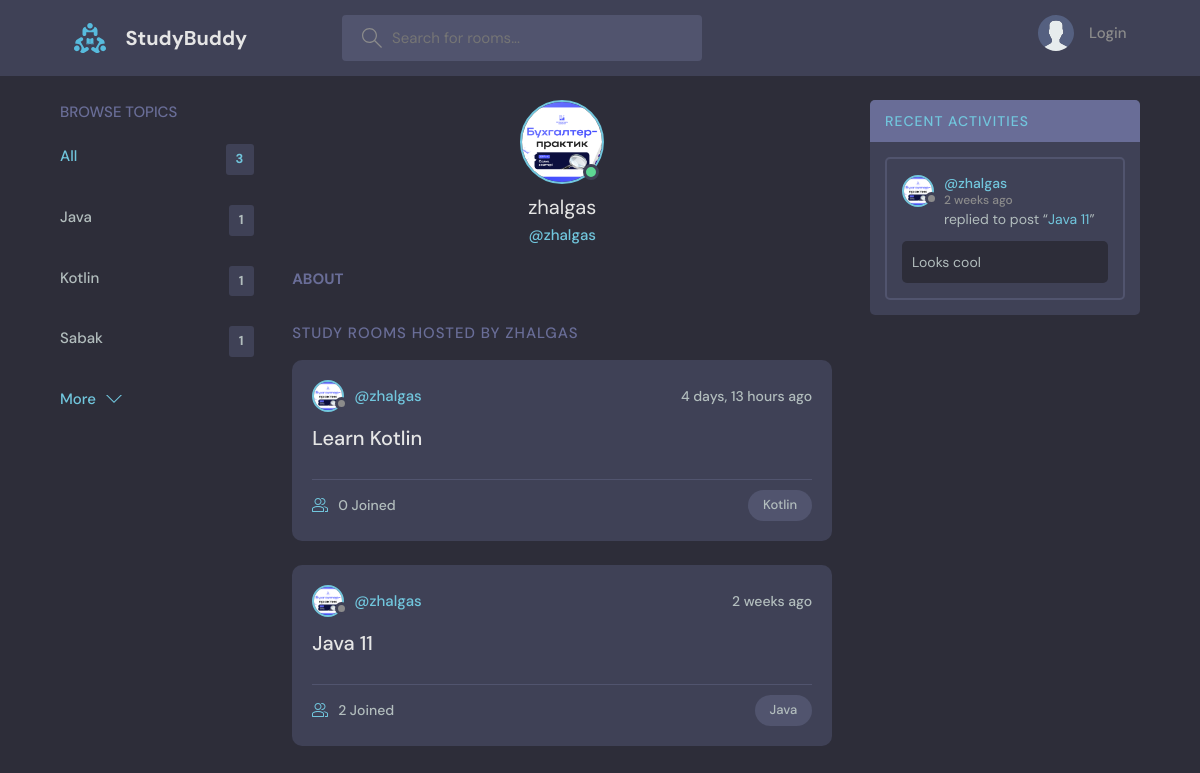
Page /profile/1/ on the committed database.
### baseapp/models.py (models this page shows, shortened)
class Topic(models.Model):
    name = models.CharField(max_length = 200)
    approved = models.BooleanField(default = False)

class User(AbstractUser):
    name = models.CharField(null = True, max_length = 255)
    email = models.EmailField(null = True, unique = True)
    bio = models.TextField(null = True)
    avatar = models.ImageField(null = True, default = "avatar.svg")
    USERNAME_FIELD = 'email'
    REQUIRED_FIELDS = []

class Room(models.Model):
    host = models.ForeignKey(User, on_delete = SET_NULL, null = True)
    topic = models.ForeignKey(Topic, on_delete = models.SET_NULL, null = True)
    name = models.CharField(max_length = 200)
    description = models.TextField(null = True, blank = True)
    participants = models.ManyToManyField(User, related_name = 'participants', blank = True)
    updated = models.DateTimeField(auto_now = True)
    created = models.DateTimeField(auto_now_add = True)
    approved = models.BooleanField(default = False)
    class Meta:
        ordering = ['-updated', '-created']
    def __str__(self):
        return self.name

class Message(models.Model):
    user = models.ForeignKey(User, on_delete = models.CASCADE)
    room = models.ForeignKey(Room, on_delete = models.CASCADE)
    body = models.TextField()
    updated = models.DateTimeField(auto_now = True)
    created = models.DateTimeField(auto_now_add = True)
    class Meta:
        ordering = ['-updated', '-created']

### baseapp/views.py (the view)
# urls.py: path('profile/<str:pk>/', views.userProfile, name = 'user-profile'),
def userProfile(request, pk):
    user = User.objects.get(id = pk)
    rooms = user.room_set.all()
    room_messages = user.message_set.all()
    topics = Topic.objects.all()
    context = {'user': user, 'rooms': rooms, 'room_messages': room_messages, 'topics': topics}
    return render(request, 'baseapp/profile.html', context)

### baseapp/templates/baseapp/profile.html (shortened to what this page needs)
{% extends 'main.html' %}
{% block content %}
  <main class="profile-page layout layout--3">
    <div class="container">
        {% include 'baseapp/topics_component.html' %}
      <div class="roomList">
        <div class="profile">
          <div class="profile__avatar">
            <div class="avatar avatar--large active">
              <img src="{{ user.avatar.url }}" />
            </div>
          </div>
          <div class="profile__info">
            <h3>{{ user.name }}</h3>
            <p>@{{ user.username }}</p>
          </div>
          <div class="profile__about">
            <h3>About</h3>
          </div>
        </div>
        <div class="roomList__header">
          <div>
            <h2>Study Rooms Hosted by {{ user.name }}
            </h2>
          </div>
        </div>
        {% include 'baseapp/feeds_component.html' %}
      </div>
      {% include 'baseapp/activity_component.html' %}
    </div>
  </main>
{% endblock content %}

### baseapp/templates/baseapp/topics_component.html
<div class="topics">
  <div class="topics__header">
    <h2>Browse Topics</h2>
  </div>
  <ul class="topics__list">
    <li>
      <a href="{% url 'home' %}" class="active">All <span>{{ topics.count }}</span></a>
    </li>
      {% for topic in topics %}
    <li>
      <a href="{% url 'home' %}?q={{ topic.name }}">{{ topic.name }} <span>{{ topic.room_set.all.count }}</span></a>
    </li>
{% endfor %}
  </ul>
  <a class="btn btn--link" href="{% url 'topics' %}">
    More
    <svg version="1.1" xmlns="http://www.w3.org/2000/svg" width="32" height="32" viewBox="0 0 32 32">
      <title>chevron-down</title>
      <path d="M16 21l-13-13h-3l16 16 16-16h-3l-13 13z"></path>
    </svg>
  </a>
</div>

### baseapp/templates/baseapp/feeds_component.html (shortened to what this page needs)
{%  for room in rooms %}
<div class="roomListRoom">
    <div class="roomListRoom__header">
      <a href="{% url 'user-profile' room.host.id %}" class="roomListRoom__author">
        <div class="avatar avatar--small">
          <img src="{{ room.host.avatar.url }}" />
        </div>
        <span>@{{ room.host.username }}</span>
      </a>
      <div class="roomListRoom__actions">
        <span>{{ room.created|timesince }} ago</span>
      </div>
    </div>
    <div class="roomListRoom__content">
      <a href="{% url 'room' room.id %}">{{ room.name }}</a>
    </div>
    <div class="roomListRoom__meta">
      <a href="{% url 'room' room.id %}" class="roomListRoom__joined">
        {{ room.participants.all.count }} Joined
      </a>
      <p class="roomListRoom__topic">{{ room.topic.name }}</p>
    </div>
</div>
{% endfor %}

### baseapp/templates/baseapp/activity_component.html (shortened to what this page needs)
<div class="activities">
  <div class="activities__header">
    <h2><a href="{% url 'activity' %}">Recent Activities</a></h2>
  </div>
    {% for message in room_messages %}
  <div class="activities__box">
    <div class="activities__boxHeader roomListRoom__header">
      <a href="{% url 'user-profile' message.user.id %}" class="roomListRoom__author">
        <div class="avatar avatar--small">
          <img src="{{ message.user.avatar.url }}" />
        </div>
        <p>
          @{{ message.user.username }}
          <span>{{ message.created|timesince }} ago</span>
        </p>
      </a>
    </div>
    <div class="activities__boxContent">
      <p>replied to post “<a href="{% url 'room' message.room.id %}">{{ message.room }}</a>”</p>
      <div class="activities__boxRoomContent">
        {{ message.body }}
      </div>
    </div>
  </div>
    {% endfor %}
</div>

### rows in the picture
Topic: name "Java", room_set.all.count "1"
Topic: name "Kotlin", room_set.all.count "1"
Topic: name "Sabak", room_set.all.count "1"
User: avatar (picture), name "zhalgas", username "zhalgas", name "ZHALGAS"
Room: host.avatar (picture), host.username "zhalgas", created "4 days, 13 hours", name "Learn Kotlin", participants.all.count "0", topic.name "Kotlin"
Room: host.avatar (picture), host.username "zhalgas", created "2 weeks", name "Java 11", participants.all.count "2", topic.name "Java"
Message: user.avatar (picture), user.username "zhalgas", created "2 weeks", room "Java 11", body "Looks cool"

### other values in the picture
{{ topics.count }} "3"
